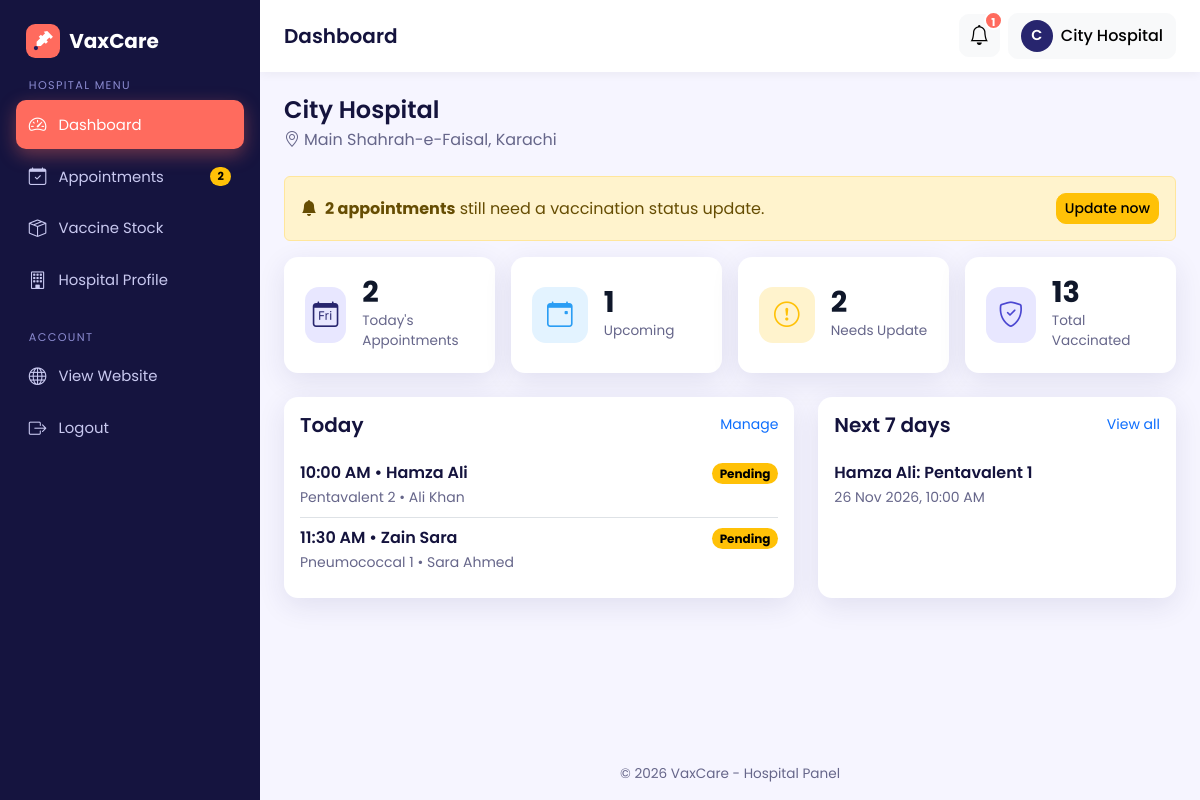
The page /hospital/dashboard.php (signed in) on the database its author committed.
### tables this page shows
CREATE TABLE hospitals (
  id INT AUTO_INCREMENT PRIMARY KEY,
  user_id INT NULL,                          
  hospital_name VARCHAR(150) NOT NULL,
  address VARCHAR(255) NOT NULL,
  location VARCHAR(100) NOT NULL,            
  phone VARCHAR(20),
  license_no VARCHAR(60) NULL,                       
  contact_email VARCHAR(120) NULL,                   
  latitude DECIMAL(10,7) NULL,                       
  longitude DECIMAL(10,7) NULL,
  invite_token VARCHAR(64) NULL,                     
  FOREIGN KEY (user_id) REFERENCES users(id) ON DELETE SET NULL,
  UNIQUE KEY uniq_invite (invite_token)
);

CREATE TABLE bookings (
  id INT AUTO_INCREMENT PRIMARY KEY,
  child_id INT NOT NULL,
  parent_id INT NOT NULL,
  hospital_id INT NOT NULL,
  vaccine_id INT NOT NULL,
  appointment_date DATE NOT NULL,
  appointment_time TIME NOT NULL,
  approval_status ENUM('pending','approved','rejected') NOT NULL DEFAULT 'pending',
  vaccination_status ENUM('pending','vaccinated','not_vaccinated') NOT NULL DEFAULT 'pending',
  created_at TIMESTAMP DEFAULT CURRENT_TIMESTAMP,
  FOREIGN KEY (child_id)    REFERENCES children(id)  ON DELETE CASCADE,
  FOREIGN KEY (parent_id)   REFERENCES users(id)     ON DELETE CASCADE,
  FOREIGN KEY (hospital_id) REFERENCES hospitals(id) ON DELETE CASCADE,
  FOREIGN KEY (vaccine_id)  REFERENCES vaccines(id)  ON DELETE CASCADE
);

CREATE TABLE children (
  id INT AUTO_INCREMENT PRIMARY KEY,
  parent_id INT NOT NULL,
  name VARCHAR(100) NOT NULL,
  dob DATE NOT NULL,
  gender ENUM('male','female') NOT NULL,
  blood_group VARCHAR(5),
  FOREIGN KEY (parent_id) REFERENCES users(id) ON DELETE CASCADE
);

CREATE TABLE vaccines (
  id INT AUTO_INCREMENT PRIMARY KEY,
  vaccine_name VARCHAR(120) NOT NULL,
  description VARCHAR(255),
  recommended_age VARCHAR(50),               
  recommended_age_days INT NOT NULL DEFAULT 0,
  availability ENUM('available','unavailable') NOT NULL DEFAULT 'available'
);

CREATE TABLE users (
  id INT AUTO_INCREMENT PRIMARY KEY,
  name VARCHAR(100) NOT NULL,
  email VARCHAR(120) NOT NULL UNIQUE,
  password VARCHAR(255) NOT NULL,           
  phone VARCHAR(20),
  role ENUM('admin','parent','hospital') NOT NULL,
  status ENUM('active','pending','disabled') NOT NULL DEFAULT 'active',   
  failed_logins INT NOT NULL DEFAULT 0,                                   
  locked_until DATETIME NULL,                                             
  city VARCHAR(80) NULL,                                                  
  address VARCHAR(255) NULL,                                              
  created_at TIMESTAMP DEFAULT CURRENT_TIMESTAMP
);

### hospital/dashboard.php (the view, shortened to what this page needs)
<?php
require_once __DIR__ . '/../config/db.php';
$hospital = require_hospital($pdo);
$hid      = (int)$hospital['id'];
$today    = date('Y-m-d');
$nextWeek = date('Y-m-d', strtotime('+7 days'));
$stmt = $pdo->prepare(
    "SELECT COALESCE(SUM(b.appointment_date = ?), 0)                                          AS today,
            COALESCE(SUM(b.appointment_date > ?  AND b.vaccination_status = 'pending'), 0)    AS upcoming,
            COALESCE(SUM(b.appointment_date <= ? AND b.vaccination_status = 'pending'), 0)    AS needs_update,
            COALESCE(SUM(b.vaccination_status = 'vaccinated'), 0)                             AS vaccinated
     FROM bookings b
     WHERE b.hospital_id = ? AND b.approval_status = 'approved'"
);
$stmt->execute([$today, $today, $today, $hid]);
$s = $stmt->fetch();
$base = "SELECT b.appointment_date, b.appointment_time, b.vaccination_status,
                c.name AS child_name, v.vaccine_name, u.name AS parent_name, u.phone AS parent_phone
         FROM bookings b
         JOIN children c ON c.id = b.child_id
         JOIN vaccines v ON v.id = b.vaccine_id
         JOIN users    u ON u.id = b.parent_id
         WHERE b.hospital_id = ? AND b.approval_status = 'approved'";
$stmt = $pdo->prepare($base . ' AND b.appointment_date = ? ORDER BY b.appointment_time ASC');
$stmt->execute([$hid, $today]);
$todayList = $stmt->fetchAll();
$stmt = $pdo->prepare($base . " AND b.appointment_date > ? AND b.appointment_date <= ? AND b.vaccination_status = 'pending'
                                ORDER BY b.appointment_date ASC, b.appointment_time ASC LIMIT 8");
$stmt->execute([$hid, $today, $nextWeek]);
$soonList = $stmt->fetchAll();
$stats = [
    ["Today's Appointments", $s['today'],        'bi-calendar-day',    'primary'],
    ['Upcoming',             $s['upcoming'],     'bi-calendar-event',  'info'],
    ['Needs Update',         $s['needs_update'], 'bi-exclamation-circle', 'warning'],
    ['Total Vaccinated',     $s['vaccinated'],   'bi-shield-check',    'success'],
];
require_once __DIR__ . '/../includes/hospital_header.php';
?>
<div class="mb-4">
  <h4 class="mb-1"><?= e($hospital['hospital_name']) ?></h4>
  <p class="text-muted mb-0"><i class="bi bi-geo-alt me-1"></i><?= e($hospital['address']) ?>, <?= e($hospital['location']) ?></p>
</div>
<?php if ((int)$s['needs_update'] > 0): ?>
  <div class="alert alert-warning d-flex flex-wrap gap-3 align-items-center justify-content-between">
    <div><i class="bi bi-bell-fill me-2"></i><strong><?= (int)$s['needs_update'] ?> appointment<?= (int)$s['needs_update'] > 1 ? 's' : '' ?></strong>
      still need a vaccination status update.</div>
    <a href="<?= BASE_URL ?>/hospital/appointments.php?view=update" class="btn btn-sm btn-warning">Update now</a>
  </div>
<?php endif; ?>
<div class="row g-3 mb-4">
  <?php foreach ($stats as [$label, $value, $icon, $color]): ?>
    <div class="col-6 col-xl-3">
      <div class="card stat-card h-100">
        <div class="icon-box text-<?= $color ?>" style="background: var(--bs-<?= $color ?>-bg-subtle);"><i class="bi <?= $icon ?>"></i></div>
        <div>
          <div class="stat-number"><?= (int)$value ?></div>
          <div class="stat-label"><?= e($label) ?></div>
        </div>
      </div>
    </div>
  <?php endforeach; ?>
</div>
<div class="row g-4">
  <div class="col-lg-7">
    <div class="card h-100">
      <div class="card-body">
        <div class="d-flex justify-content-between align-items-center mb-3">
          <h5 class="mb-0">Today</h5>
          <a href="<?= BASE_URL ?>/hospital/appointments.php?view=today" class="small text-decoration-none">Manage</a>
        </div>
        <?php if (!$todayList): ?>
          <p class="text-muted mb-0">No appointments today.</p>
        <?php else: ?>
          <ul class="list-group list-group-flush">
            <?php foreach ($todayList as $a): ?>
              <li class="list-group-item d-flex justify-content-between align-items-start gap-2 px-0">
                <div class="min-w-0">
                  <div class="fw-semibold"><?= date('h:i A', strtotime($a['appointment_time'])) ?> &bull; <?= e($a['child_name']) ?></div>
                  <small class="text-muted"><?= e($a['vaccine_name']) ?> &bull; <?= e($a['parent_name']) ?></small>
                </div>
                <div class="text-nowrap"><?= status_badge($a['vaccination_status']) ?></div>
              </li>
            <?php endforeach; ?>
          </ul>
        <?php endif; ?>
      </div>
    </div>
  </div>
  <div class="col-lg-5">
    <div class="card h-100">
      <div class="card-body">
        <div class="d-flex justify-content-between align-items-center mb-3">
          <h5 class="mb-0">Next 7 days</h5>
          <a href="<?= BASE_URL ?>/hospital/appointments.php?view=upcoming" class="small text-decoration-none">View all</a>
        </div>
        <?php if (!$soonList): ?>
          <p class="text-muted mb-0">Nothing scheduled.</p>
        <?php else: ?>
          <ul class="list-group list-group-flush">
            <?php foreach ($soonList as $a): ?>
              <li class="list-group-item px-0">
                <div class="fw-semibold"><?= e($a['child_name']) ?>: <?= e($a['vaccine_name']) ?></div>
                <small class="text-muted"><?= format_date($a['appointment_date']) ?>, <?= date('h:i A', strtotime($a['appointment_time'])) ?></small>
              </li>
            <?php endforeach; ?>
          </ul>
        <?php endif; ?>
      </div>
    </div>
  </div>
</div>
<?php require_once __DIR__ . '/../includes/hospital_footer.php'; ?>

### includes/functions.php (shortened to what this page needs)
<?php
function e($text)
{
    return htmlspecialchars((string)$text, ENT_QUOTES, 'UTF-8');
}
function format_date($date)
{
    return $date ? date('d M Y', strtotime($date)) : '-';
}
function status_badge($status)
{
    $map = [
        'pending'        => ['warning', 'Pending'],
        'approved'       => ['success', 'Approved'],
        'rejected'       => ['danger',  'Rejected'],
        'vaccinated'     => ['success', 'Vaccinated'],
        'not_vaccinated' => ['secondary', 'Not Vaccinated'],
        'available'      => ['success', 'Available'],
        'unavailable'    => ['danger',  'Unavailable'],
        'active'         => ['success', 'Active'],
        'disabled'       => ['danger',  'Disabled'],
        'verified'       => ['success', 'Verified'],
    ];
    [$color, $label] = $map[$status] ?? ['secondary', ucfirst($status)];
    return '<span class="badge rounded-pill text-bg-' . $color . '">' . $label . '</span>';
}
function asset($path)
{
    $path = ltrim($path, '/');
    $file = __DIR__ . '/../assets/' . $path;
    $version = file_exists($file) ? filemtime($file) : time();
    return BASE_URL . '/assets/' . $path . '?v=' . $version;
}
function require_hospital(PDO $pdo)
{
    $stmt = $pdo->prepare('SELECT * FROM hospitals WHERE user_id = ?');
    $stmt->execute([$_SESSION['user_id']]);
    $hospital = $stmt->fetch();
    return $hospital;
}
function head_assets()
{
    echo '<link href="https://cdn.jsdelivr.net/npm/bootstrap@5.3.3/dist/css/bootstrap.min.css" rel="stylesheet">' . "\n  ";
    echo '<link href="https://cdn.jsdelivr.net/npm/bootstrap-icons@1.11.3/font/bootstrap-icons.css" rel="stylesheet">' . "\n  ";
    echo '<link href="' . asset('css/style.css') . '" rel="stylesheet">' . "\n";
}
function render_flash($flash)
{
    $types = [
        'success' => ['bi-check-circle-fill',         'Success'],
        'danger'  => ['bi-x-octagon-fill',            'Error'],
        'warning' => ['bi-exclamation-triangle-fill', 'Attention'],
        'info'    => ['bi-info-circle-fill',          'Info'],
    ];
    $type = isset($types[$flash['type']]) ? $flash['type'] : 'info';
    [$icon, $title] = $types[$type];
    $delays = ['success' => 1800, 'info' => 2200, 'warning' => 2800, 'danger' => 3200];
    $ms     = $delays[$type];
    return '<div class="toast-container toast-pos position-fixed end-0 p-3">'
         . '<div class="toast toast-vax toast-' . $type . '" role="alert" aria-live="assertive" aria-atomic="true" data-bs-delay="' . $ms . '" style="--dur:' . ($ms / 1000) . 's">'
         .   '<div class="d-flex align-items-start gap-3 p-3">'
         .     '<i class="bi ' . $icon . ' toast-ico"></i>'
         .     '<div class="flex-fill"><div class="fw-semibold">' . $title . '</div>'
         .     '<div class="small text-muted">' . e($flash['message']) . '</div></div>'
         .     '<button type="button" class="btn-close" data-bs-dismiss="toast" aria-label="Close"></button>'
         .   '</div>'
         .   '<div class="bar"></div>'
         . '</div></div>';
}

### assets/css/style.css (style rules this page uses)
:root { --brand: #27256e; --brand-dark: #1c1b57; --brand-light: #e8e7ff; --accent: #2563eb; --bg: #f6f5ff; --text: #1f2937; --muted: #6b7280; --radius: 14px; --shadow: 0 6px 24px rgba(39,37,110, 0.10); --bs-primary: #27256e; --bs-primary-rgb: 39, 37, 110; --bs-link-color: #27256e; --bs-link-hover-color: #1c1b57; --bs-body-font-family: 'Poppins', system-ui, sans-serif; --bs-body-color: var(--text); }
html { scroll-behavior: smooth; }
body { font-family: 'Poppins', system-ui, sans-serif; background: var(--bg); color: var(--text); min-height: 100vh; display: flex; flex-direction: column; }
h1, h2, h3, h4, h5, h6 { font-weight: 600; color: #0f172a; }
.text-muted { color: var(--muted) !important; }
.btn { border-radius: 10px; font-weight: 500; transition: all .2s ease; }
.card { border: 0; border-radius: var(--radius); box-shadow: var(--shadow); }
.icon-box { width: 56px; height: 56px; border-radius: 14px; display: inline-flex; align-items: center; justify-content: center; background: var(--brand-light); color: var(--brand); font-size: 1.6rem; }
body.admin-body { display: block; background: var(--bg); }
.stat-card { padding: 1.3rem; display: flex; align-items: center; gap: 1rem; }
.stat-card .stat-number { font-size: 1.8rem; font-weight: 700; line-height: 1; color: #0f172a; }
.stat-card .stat-label { color: var(--muted); font-size: .85rem; margin-top: .25rem; }
:root { --bs-primary-bg-subtle: #e8e7ff; --bs-primary-text-emphasis: #27256e; }
.stat-card { flex-direction: row; }
.min-w-0 { min-width: 0; }
html { scroll-padding-top: 80px; }
.toast-pos { top: 76px; z-index: 1100; }
:root { --brand: #27256e; --brand-dark: #1c1b57; --brand-light: #e8e7ff; --indigo: #4b47d1; --coral: #ff6b5e; --coral-dark: #e9554a; --teal: #2a9df4; --bg: #f6f5ff; --text: #14133d; --muted: #66668a; --navy-deep: #15143f; --shadow: 0 8px 28px rgba(39,37,110,.10); --bs-primary: #27256e; --bs-primary-rgb: 39, 37, 110; --bs-link-color: #27256e; --bs-link-hover-color: #1c1b57; --bs-primary-bg-subtle: #e8e7ff; --bs-primary-text-emphasis: #27256e; --bs-body-color: #14133d; }
h1, h2, h3, h4, h5, h6 { color: var(--text); }
:root { --teal: #2a9df4; --bs-success: #4b47d1; --bs-success-rgb: 75, 71, 209; --bs-success-bg-subtle: #e8e7ff; --bs-success-border-subtle: #c9c7ff; --bs-success-text-emphasis: #27256e; --bs-danger: #e5484d; --bs-danger-rgb: 229, 72, 77; --bs-danger-bg-subtle: #ffe6e7; --bs-danger-border-subtle: #ffc9cb; --bs-danger-text-emphasis: #8f1d22; --bs-info: #2a9df4; --bs-info-rgb: 42, 157, 244; --bs-info-bg-subtle: #e3f3ff; --bs-info-border-subtle: #b9e0fc; --bs-info-text-emphasis: #0c5a96; }
.btn { font-weight: 500; }

### rows shown on the page
hospitals: hospital_name "City Hospital", address "Main Shahrah-e-Faisal", location "Karachi"
bookings: appointment_time "10:00 AM", child.name "Hamza Ali", vaccine.vaccine_name "Pentavalent 2", parent.name "Ali Khan"
bookings: appointment_time "11:30 AM", child.name "Zain Sara", vaccine.vaccine_name "Pneumococcal 1", parent.name "Sara Ahmed"
bookings: child.name "Hamza Ali", vaccine.vaccine_name "Pentavalent 1", appointment_date "26 Nov 2026", appointment_time "10:00 AM"

### other values the page prints
APP_NAME "VaxCare"
$label "Dashboard"
$label "Appointments"
$needsUpdate "2"
$label "Vaccine Stock"
$label "Hospital Profile"
$pageTitle "Dashboard"
$notifCount "1"
mb_strtoupper(mb_substr($_SESSION['name'] ?? 'H', 0, 1)) "C"
$_SESSION['name'] "City Hospital"
$s['needs_update'] "2"
$value "2"
$label "Today's Appointments"
$value "1"
$label "Upcoming"
